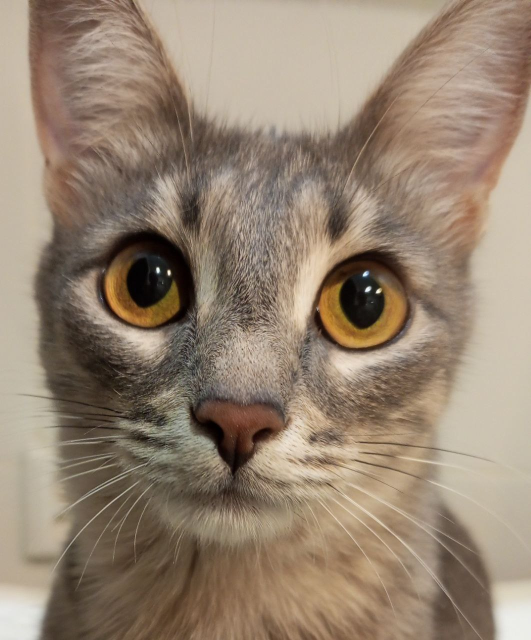
#> input picture cat.jpg, 1062 x 1280 px (shown at 1/2 size)
$ python module_11_1_pilloy.py
#> lines starting #> are read from the running program, lines starting #| are printed output that depends on the picture
from PIL import Image
from PIL import ImageFilter


# ---------------- ГРАФИКА -------------------------
filename = "cat.jpg"                    # Входной файл с изображением
with Image.open(filename) as img:
#> img is the input picture: PIL image 1062x1280 RGB; mean R, G, B 149.3, 131.6, 113.4
    img.load()

img.show()

cropped_img = img.crop((130, 200, 900, 900))
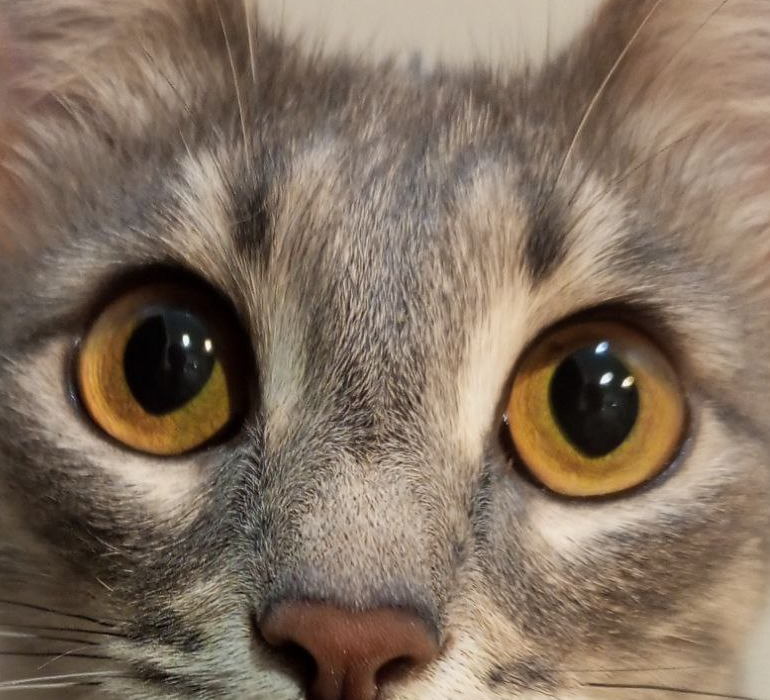
#> cropped_img: PIL image 770x700 RGB; mean R, G, B 129.6, 111.8, 95.3

low_res_img = cropped_img.reduce(2)     # Уменьшенное изображение
low_res_img.show()

cropped_img.size
(400, 850)                              # Обрезка изображения по координатам
cropped_img.show()                      # Показ результирующего изображения
cropped_img.save("cat_cropped.jpg")

gray_img = img.convert("L")  # Grayscale # В градациях серого
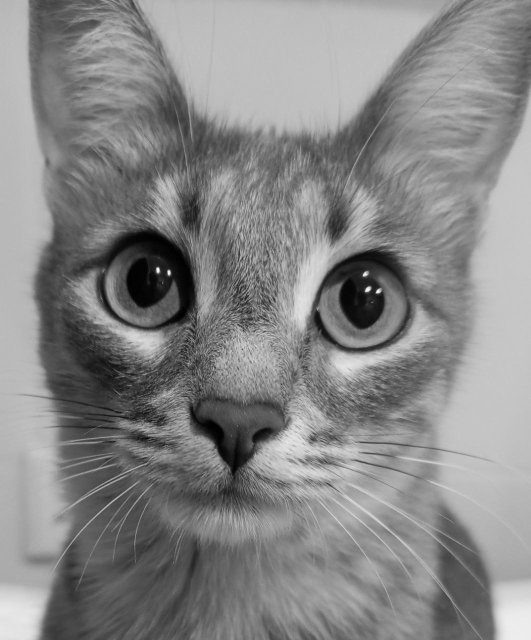
#> gray_img: PIL image 1062x1280 L (shown at 1/2 size); min 0, max 251, mean 134.9
gray_img.show()                         # Показ результирующего изображения

blur_img = img.filter(ImageFilter.BLUR)
img.filter(ImageFilter.BoxBlur(20)).show()  # Размытое изображение
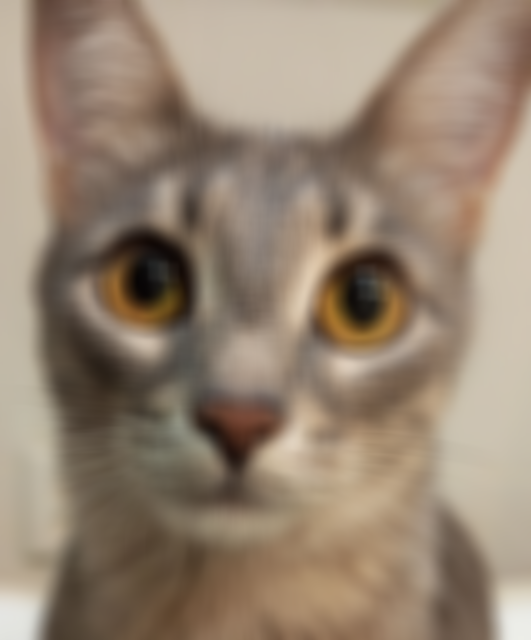
#> shown: PIL image 1062x1280 RGB (shown at 1/2 size); mean R, G, B 149.3, 131.6, 113.4

img_gray = img.convert("L")
edges = img_gray.filter(ImageFilter.FIND_EDGES)
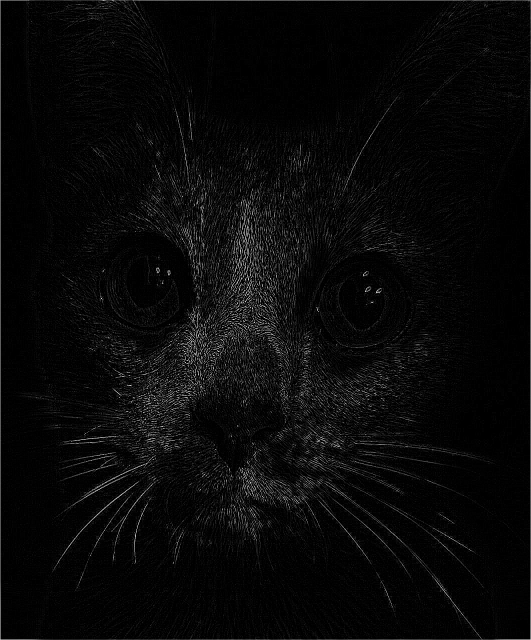
#> edges: PIL image 1062x1280 L (shown at 1/2 size); min 0, max 255, mean 8.8
img_gray_smooth = img_gray.filter(ImageFilter.SMOOTH)
edges_smooth = img_gray_smooth.filter(ImageFilter.FIND_EDGES)
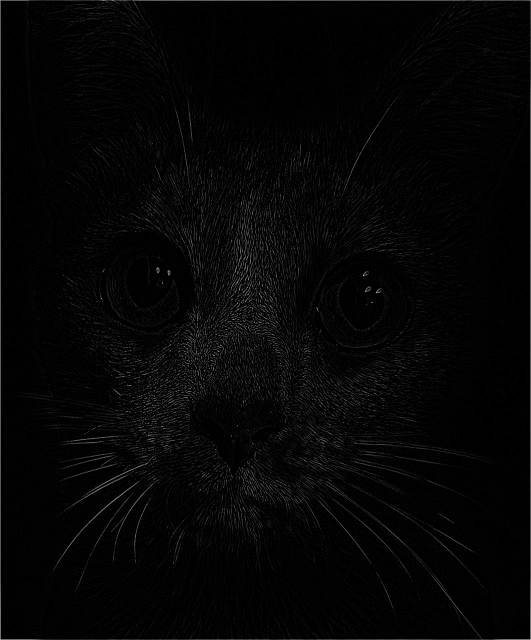
#> edges_smooth: PIL image 1062x1280 L (shown at 1/2 size); min 0, max 237, mean 5.2
edges_smooth.show()                         # В режиме обнаружения границ

rotated_img = img.rotate(45, expand=True)    # Поворот изобразения на 45 градусов
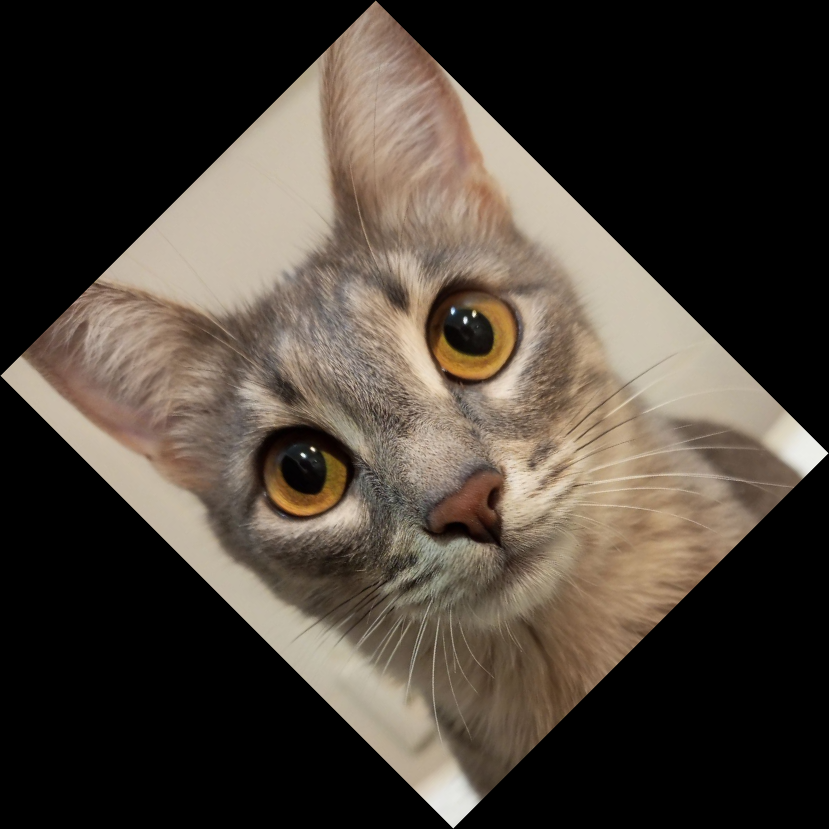
#> rotated_img: PIL image 1658x1658 RGB (shown at 1/2 size); mean R, G, B 73.8, 65.1, 56.1
rotated_img.show()                      # Показ результирующего изображения
rotated_img.save("cat_45.jpg")

#img.show()
